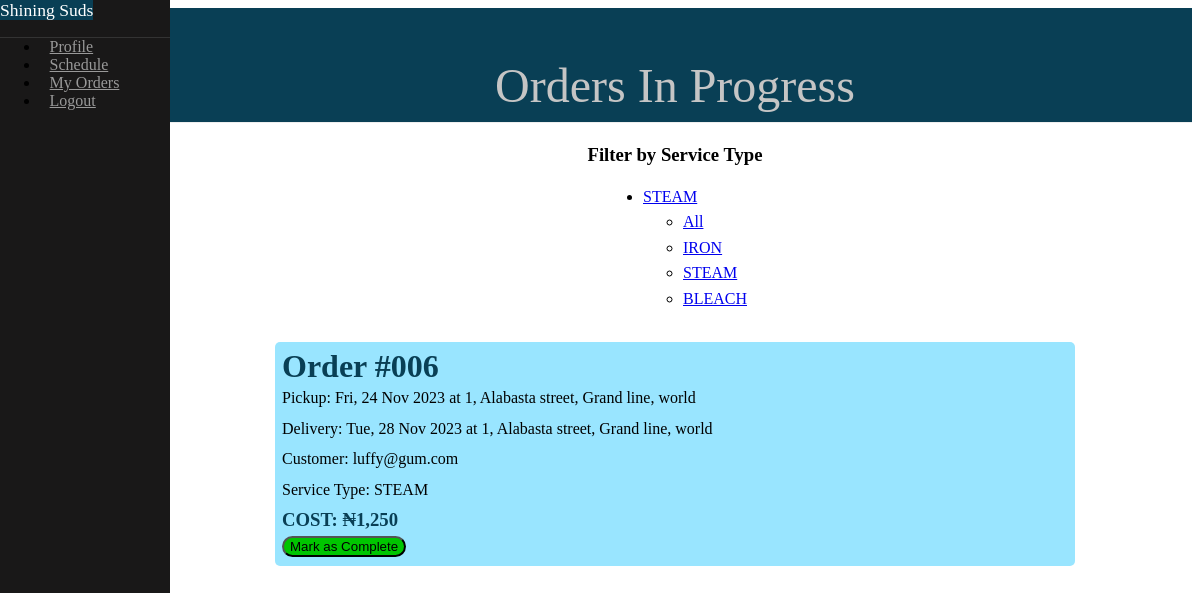
The app's page /admin/inprogress/STEAM (signed in), older data.
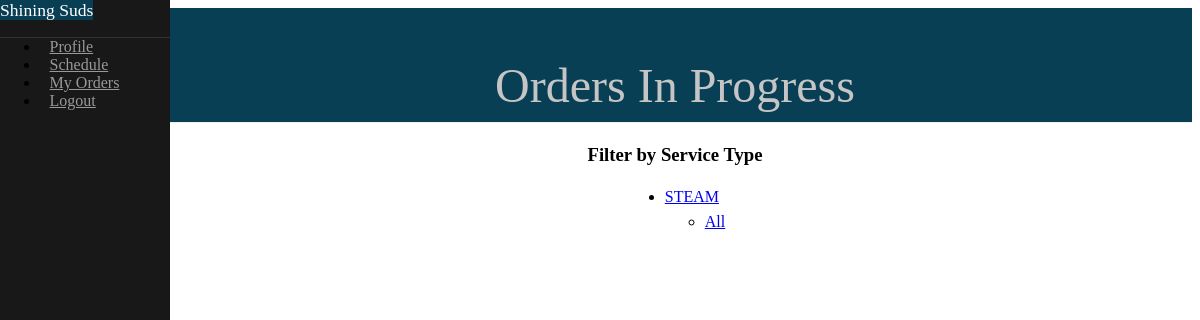
The same page, newer data.
### laundry/models.py (models this page shows, shortened)
class Order(db.Model):
    __tablename__ = 'orders'
    id = db.Column(db.Integer, primary_key=True, index=True)
    amount = db.Column(db.Integer, nullable=False)
    clothes_count = db.Column(db.Integer, nullable=False)
    status = db.Column(db.BOOLEAN, default=False)
    service_type = db.Column(db.String, default='WASH & IRON')
    message = db.Column(db.Integer, nullable=True)
    created = db.Column(db.DateTime, default=datetime.datetime.now())
    pickup_date = db.Column(db.DateTime, nullable=False)
    delivery_date = db.Column(db.DateTime, nullable=False)
    pickup_addr = db.Column(db.String, nullable=False)
    delivery_addr = db.Column(db.String, nullable=False)
    user_id = db.Column(db.Integer, db.ForeignKey('users.id', name='fk_user_id'))
    user = db.relationship("User", uselist=False, backref="orders")

class User(db.Model, UserMixin):
    __tablename__ = 'users'
    id = db.Column(db.Integer, primary_key=True, index=True)
    name = db.Column(db.String, nullable=False)
    email = db.Column(db.String, unique=True, index=True, nullable=False)
    hashed_password = db.Column(db.String, nullable=False)
    is_active = db.Column(db.Boolean(), default=True)
    is_superuser = db.Column(db.Boolean(), default=False)
    phone = db.Column(db.String())
    address = db.Column(db.String())
    @property
    def password(self) -> AttributeError:
        return {'lol': 'nice try'}
    def get(index: str | int) -> Query | None:
        return User.query.get(index) or User.query.filter_by(email=index).first()

### laundry/admin/views.py (the view)
@admin.route('/inprogress/<service_type>')
@login_required
def inprogress_filt(service_type):
    orders = Order.query.filter_by(status=False)
    types = {order.service_type for order in orders.all()}
    orders = orders.filter_by(service_type=service_type).all()
    return render_template('admin/inprogress.html', User=User, orders=orders, types=types, service_type=service_type)

### laundry/models.py (called while the page is built)
@login_manager.user_loader
def load_user(id):
    return User.get(id)

### laundry/templates/admin/inprogress.html (shortened to what this page needs)
{% extends "shared/base.html" %}
{% block content %}
<div id="main">
    <div class="header">
        <h1>Orders In Progress</h1>
    </div>
    <div class="content">
        <h3 class="center" style="margin-bottom: 0;">Filter by Service Type</h3>
        <div class="pure-menu pure-menu-horizontal filter">
            <ul class="pure-menu-list">
                <li class="pure-menu-item pure-menu-has-children pure-menu-allow-hover">
                    <a href="#" id="menuLink1" class="pure-menu-link">{{ service_type or 'All' }}</a>
                    <ul class="pure-menu-children">
                        <li class="pure-menu-item">
                            <a href="{{ url_for('.inprogress') }}" class="pure-menu-link">All</a>
                        </li>
                        {% for service_type in types %}
                        <li class="pure-menu-item">
                            <a href="{{ url_for('.inprogress_filt', service_type=service_type) }}" class="pure-menu-link">{{ service_type }}</a>
                        </li>
                        {% endfor %}
                    </ul>
                </li>
            </ul>
        </div>
        <div class="pure-g">
            {% for order in orders %}
            <div class="pure-u-1 order">
                <form method="post" class="pure-form" action="{{ url_for('.complete_order', id=order.id) }}">
                    <h1>Order #{{ '{:03d}'.format(order.id) }}</h1>
                    <p>Pickup: {{ order.pickup_date.strftime('%a, %d %b %Y') }} at {{ order.pickup_addr }}</p>
                    <p>Delivery: {{ order.delivery_date.strftime('%a, %d %b %Y') }} at {{ order.delivery_addr }}</p>
                    <p>Customer: {{ User.get(order.user_id).email }}</p>
                    <p>Service Type: {{ order.service_type }}</p>
                    <h3>COST: {{ '₦{:,}'.format(order.amount) }}</h3>
                    <div class="pure-controls">
                        <input type="submit" class="submit pure-button pure-button-primary" value="Mark as Complete">
                    </div>
                </form>
            </div>
            {% endfor %}
        </div>
    </div>
</div>
{% endblock %}

Row changes from the older to the newer data that the page shows:
no longer on this page (row edited): Order: service_type "STEAM", id "006", pickup_date "Fri, 24 Nov 2023", pickup_addr "1, Alabasta street, Grand line, world", delivery_date "Tue, 28 Nov 2023", delivery_addr "1, Alabasta street, Grand line, world", amount "₦1,250"
no longer on this page (row edited): Order: service_type "IRON", shown under "Filter by Service Type"
no longer on this page (row edited): Order: service_type "BLEACH", shown under "Filter by Service Type"
no longer on this page (row edited): User: get "luffy@gum.com"
Text that changed along with them:
{{ service_type or 'All' }}: (not shown) → "STEAM"
